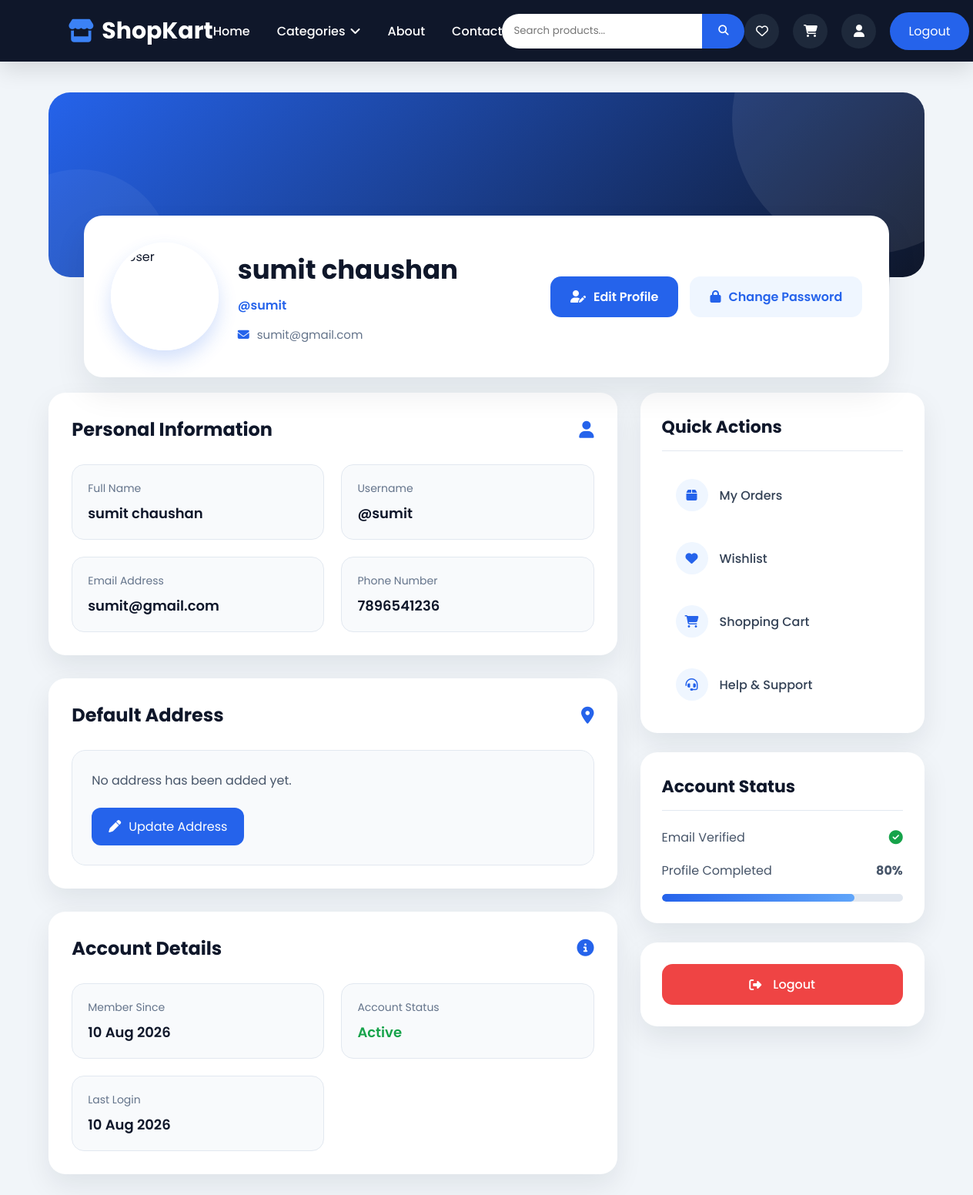
/profile/ (signed in), run on an earlier commit of the app's database.
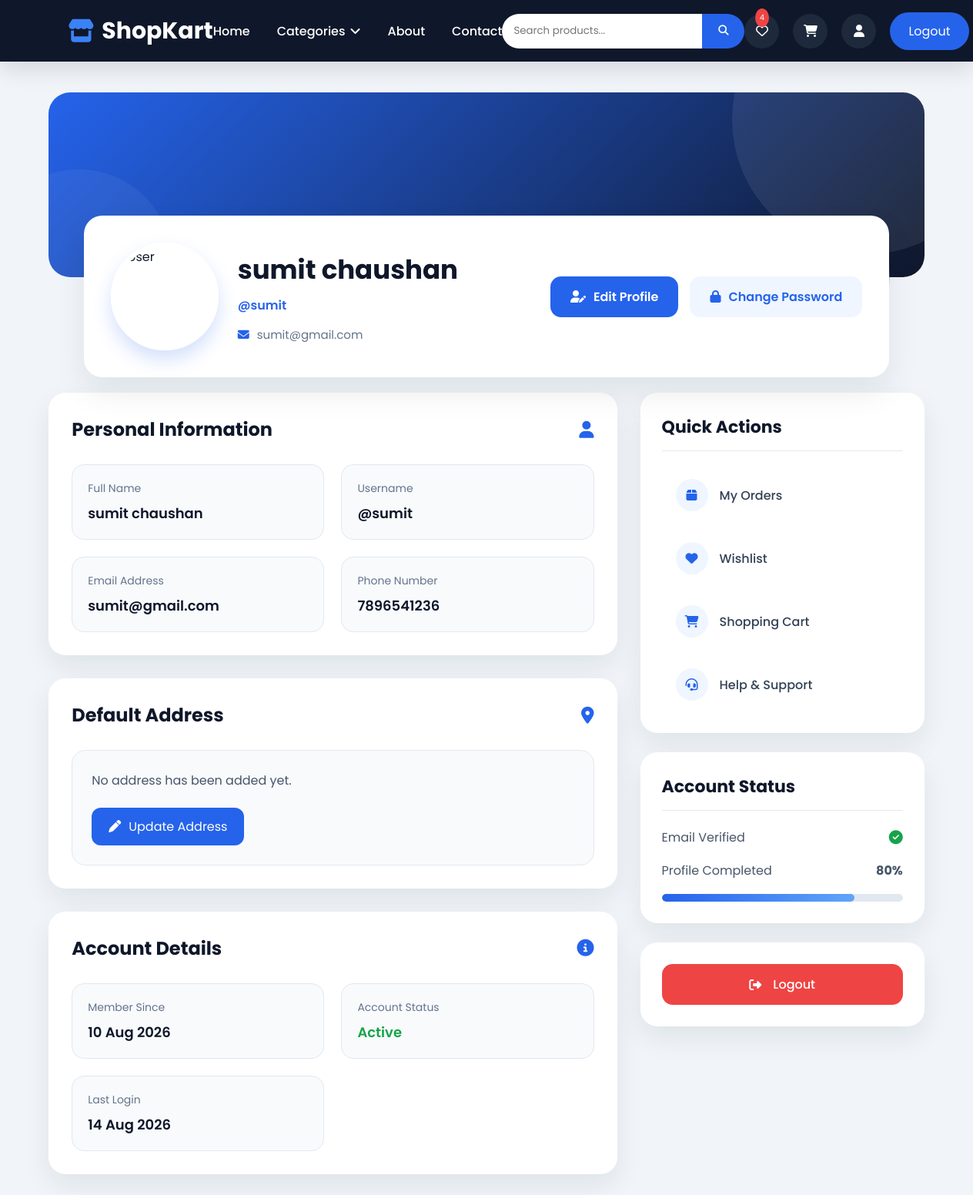
And on a later commit of the database.
### user/models.py (models this page shows, shortened)
class User(models.Model):
    name = models.CharField(max_length=40)
    username = models.CharField(unique=True)
    email = models.EmailField(unique=True)
    password = models.CharField()
    profile = models.FileField(upload_to="profile",blank=True,null=True)
    phone = models.CharField(max_length=10,null=True,blank=True)
    address = models.TextField(blank=True)
    createAt = models.DateField(auto_now_add=True,null=True,blank=True)
    loginAt = models.DateField(auto_now=True,null=True,blank=True)

### user/views.py (the view)
# urls.py: path("profile/",views.profile,name="profile"),
def profile(req):
    if "user_id" not in req.session:
        return redirect("/login")
    return render(req,"profile.html")

### user/context_processors.py (called while the page is built)
def global_data(request):
    user = None
    cart_count = 0
    wishlist_count = 0
    userId = request.session.get("user_id")
    if userId:
        user = User.objects.filter(id=userId).first()
        if user:
            cart_count = sum(cart.quantity for cart in Cart.objects.filter(user=user))
            wishlist_count = Wishlist.objects.filter(user=user).count()
    return {
        "categories": Category.objects.prefetch_related(
            "subcategories__childcategories"
        ),
        "user": user,
        "is_login": "username" in request.session,
        "cart_count": cart_count,
        "wishlist_count": wishlist_count,
    }

### user/templates/profile.html (shortened to what the changed rows need)
{% load static %}
<!doctype html>
<html lang="en">
  <head>
    <link rel="stylesheet" href="{% static 'css/profile.css' %}" />
    <link
      rel="stylesheet"
      href="https://cdnjs.cloudflare.com/ajax/libs/font-awesome/6.7.1/css/all.min.css"
    />
  </head>
  <body>
    {% include "navbar.html" %}
    <section class="profile-header">
      <div class="profile-card">
        <div class="profile-left">
          <div class="profile-info">
            <h1>{{ user.name }}</h1>
            <span>@{{ user.username }}</span>
            <p>
              <i class="fa-solid fa-envelope"></i>
              {{ user.email }}
            </p>
          </div>
        </div>
      </div>
    </section>
    <section class="profile-content">
      <div class="profile-main">
        <div class="profile-box">
          <div class="box-title">
            <h2>Personal Information</h2>
          </div>
          <div class="info-grid">
            <div class="info-item">
              <span>Full Name</span>
              <h4>{{ user.name }}</h4>
            </div>
            <div class="info-item">
              <span>Username</span>
              <h4>@{{ user.username }}</h4>
            </div>
            <div class="info-item">
              <span>Email Address</span>
              <h4>{{ user.email }}</h4>
            </div>
            <div class="info-item">
              <span>Phone Number</span>
              <h4>
                {% if user.phone %} {{ user.phone }} {% else %} Not Added {%endif %}
              </h4>
            </div>
          </div>
        </div>
        <div class="profile-box">
          <div class="box-title">
            <h2>Default Address</h2>
          </div>
        </div>
        <div class="profile-box">
          <div class="box-title">
            <h2>Account Details</h2>
          </div>
          <div class="info-grid">
            <div class="info-item">
              <span>Member Since</span>
              <h4>{{ user.createAt|date:"d M Y" }}</h4>
            </div>
            <div class="info-item">
              <span>Last Login</span>
              <h4>{{ user.loginAt|date:"d M Y" }}</h4>
            </div>
          </div>
        </div>
      </div>
    </section>
  </body>
</html>

What changed in the data, as far as the page shows it:
changed User "sumit chaushan": loginAt "10 Aug 2026" → "14 Aug 2026"
Also different on the page:
{{ wishlist_count }}: (not shown) → "4"
